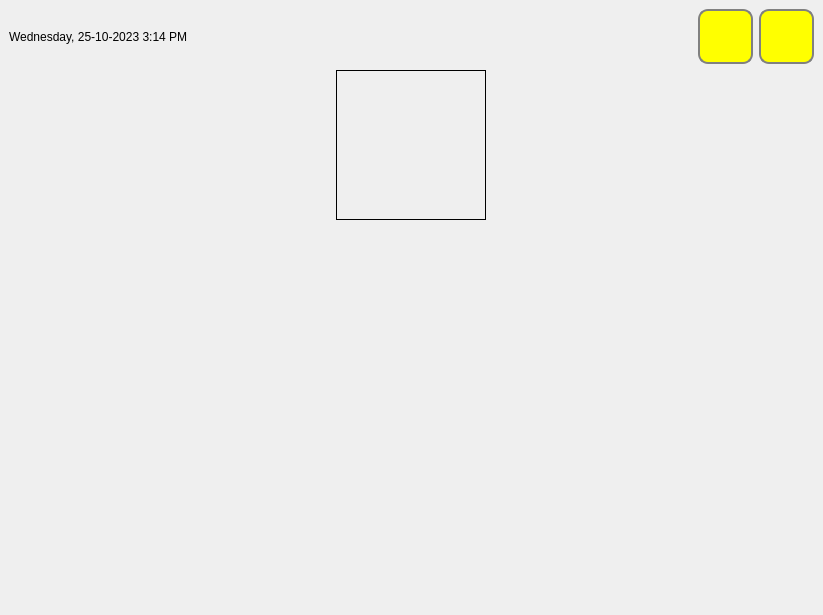
<?xml version="1.0" encoding="UTF-8"?>
<ui version="4.0">
 <class>MainWindow</class>
 <widget class="QMainWindow" name="MainWindow">
  <property name="geometry">
   <rect>
    <x>0</x>
    <y>0</y>
    <width>823</width>
    <height>615</height>
   </rect>
  </property>
  <property name="sizePolicy">
   <sizepolicy hsizetype="Fixed" vsizetype="Fixed">
    <horstretch>0</horstretch>
    <verstretch>0</verstretch>
   </sizepolicy>
  </property>
  <property name="minimumSize">
   <size>
    <width>150</width>
    <height>150</height>
   </size>
  </property>
  <property name="baseSize">
   <size>
    <width>800</width>
    <height>600</height>
   </size>
  </property>
  <property name="windowTitle">
   <string>MainWindow</string>
  </property>
  <property name="styleSheet">
   <string notr="true">QPushButton {border: 2px solid gray;
border-radius: 10px;
padding: 0 8px;
background: yellow;
}</string>
  </property>
  <widget class="QWidget" name="centralwidget">
   <layout class="QVBoxLayout" name="verticalLayout">
    <item>
     <layout class="QHBoxLayout" name="horizontalLayout">
      <item>
       <widget class="QLabel" name="currentDateTime">
        <property name="text">
         <string>Wednesday, 25-10-2023 3:14 PM</string>
        </property>
       </widget>
      </item>
      <item>
       <spacer name="horizontalSpacer">
        <property name="orientation">
         <enum>Qt::Orientation::Horizontal</enum>
        </property>
        <property name="sizeHint" stdset="0">
         <size>
          <width>40</width>
          <height>20</height>
         </size>
        </property>
       </spacer>
      </item>
      <item>
       <widget class="QPushButton" name="restartButton">
        <property name="sizePolicy">
         <sizepolicy hsizetype="Fixed" vsizetype="Fixed">
          <horstretch>0</horstretch>
          <verstretch>0</verstretch>
         </sizepolicy>
        </property>
        <property name="minimumSize">
         <size>
          <width>55</width>
          <height>55</height>
         </size>
        </property>
        <property name="styleSheet">
         <string notr="true"/>
        </property>
        <property name="text">
         <string/>
        </property>
       </widget>
      </item>
      <item>
       <widget class="QPushButton" name="shutdownButton">
        <property name="sizePolicy">
         <sizepolicy hsizetype="Fixed" vsizetype="Fixed">
          <horstretch>0</horstretch>
          <verstretch>0</verstretch>
         </sizepolicy>
        </property>
        <property name="minimumSize">
         <size>
          <width>55</width>
          <height>55</height>
         </size>
        </property>
        <property name="text">
         <string/>
        </property>
       </widget>
      </item>
     </layout>
    </item>
    <item>
     <layout class="QHBoxLayout" name="horizontalLayout_2">
      <property name="topMargin">
       <number>0</number>
      </property>
      <property name="bottomMargin">
       <number>0</number>
      </property>
      <item>
       <widget class="QLabel" name="label">
        <property name="sizePolicy">
         <sizepolicy hsizetype="Fixed" vsizetype="Fixed">
          <horstretch>0</horstretch>
          <verstretch>0</verstretch>
         </sizepolicy>
        </property>
        <property name="minimumSize">
         <size>
          <width>150</width>
          <height>150</height>
         </size>
        </property>
        <property name="styleSheet">
         <string notr="true">border: 1px solid;
</string>
        </property>
        <property name="text">
         <string/>
        </property>
       </widget>
      </item>
     </layout>
    </item>
    <item>
     <spacer name="verticalSpacer">
      <property name="orientation">
       <enum>Qt::Orientation::Vertical</enum>
      </property>
      <property name="sizeHint" stdset="0">
       <size>
        <width>20</width>
        <height>40</height>
       </size>
      </property>
     </spacer>
    </item>
   </layout>
  </widget>
 </widget>
 <resources/>
 <connections/>
</ui>
